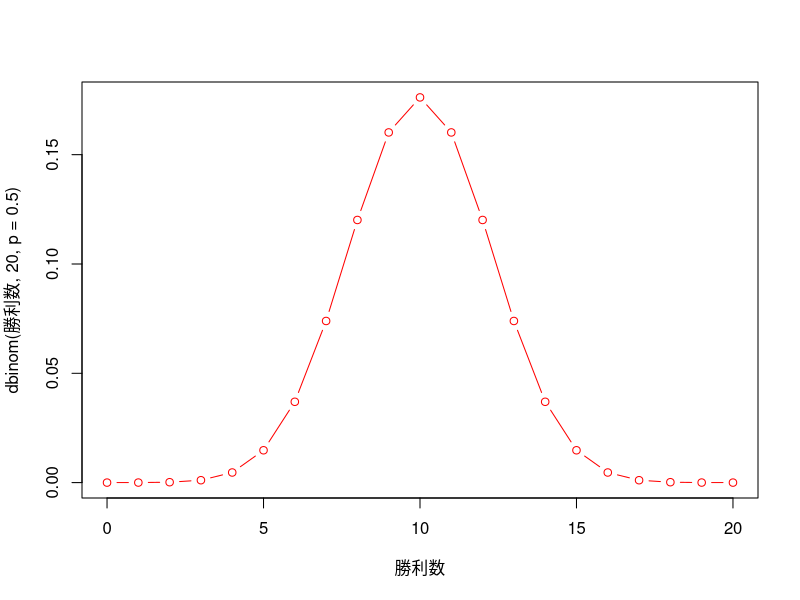

Generate this figure with R:
# 二項分布
勝利数 = 0:20
dbinom(勝利数, 20, p=0.5) # dbinom(成功数,試行数,成功確率)
plot(勝利数,dbinom(勝利数, 20, p=0.5),type="b",col="red")

pbinom(16,20,0.5,lower.tail = FALSE)



